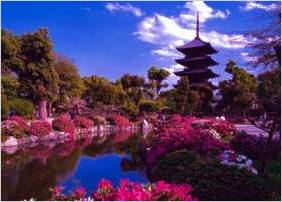
%> input picture Lab 2/2_2.bmp, 282 x 202 px
$ octave problem2.m   (GNU Octave 9; MATLAB toolbox functions it lacks are replaced by stand-ins)
%> lines starting %> are read from the running program, lines starting %| are printed output that depends on the picture
% He Feng
% EE 440 HW 2 Problem 2
close all;
clear all;

% Read the image.
image = imread('2_2.bmp','bmp');
%> image is the input picture: size 202x282x3 uint8; mean R, G, B 82.9, 63.8, 107.1

% Find the R G B images.
image_r=image(:,:,1);
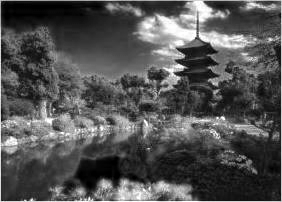
%> image_r: size 202x282 uint8; min 0, max 255, mean 82.9
image_g=image(:,:,2);
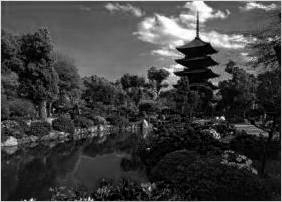
%> image_g: size 202x282 uint8; min 0, max 255, mean 63.8
image_b=image(:,:,3);
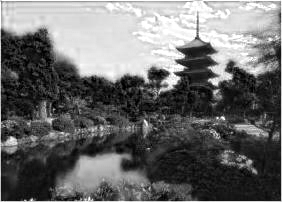
%> image_b: size 202x282 uint8; min 0, max 255, mean 107.1

% Plot the original image and three components image in one figure.
figure(1)
subplot(2,2,1);
imshow(image)
title('Original Image');
subplot(2,2,2);
imshow(image_r)
title('Red Image');
subplot(2,2,3);
imshow(image_g)
title('Green Image');
subplot(2,2,4);
imshow(image_b)
title('blue Image');

% Convert the image to HSV
figure(2)
hsva = rgb2hsv(image);
%> hsva: size 202x282x3 double; mean H, S, V 0.662, 0.589, 0.493
image_h = hsva(:,:,1);
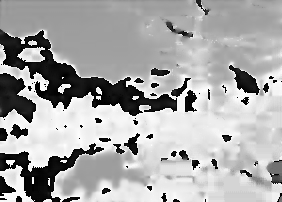
%> image_h: size 202x282 double; min 0, max 0.998, mean 0.662
image_s = hsva(:,:,2);
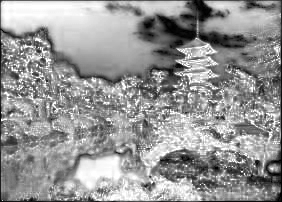
%> image_s: size 202x282 double; min 0, max 1, mean 0.589
image_v = hsva(:,:,3);
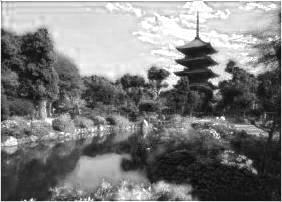
%> image_v: size 202x282 double; min 0.0196, max 1, mean 0.493
subplot(2,2,1);
imshow(hsva)
title('HSV Image');
subplot(2,2,2);
imshow(image_h)
title('H Image');
subplot(2,2,3);
imshow(image_s)
title('S Image');
subplot(2,2,4);
imshow(image_v)
title('V Image');
